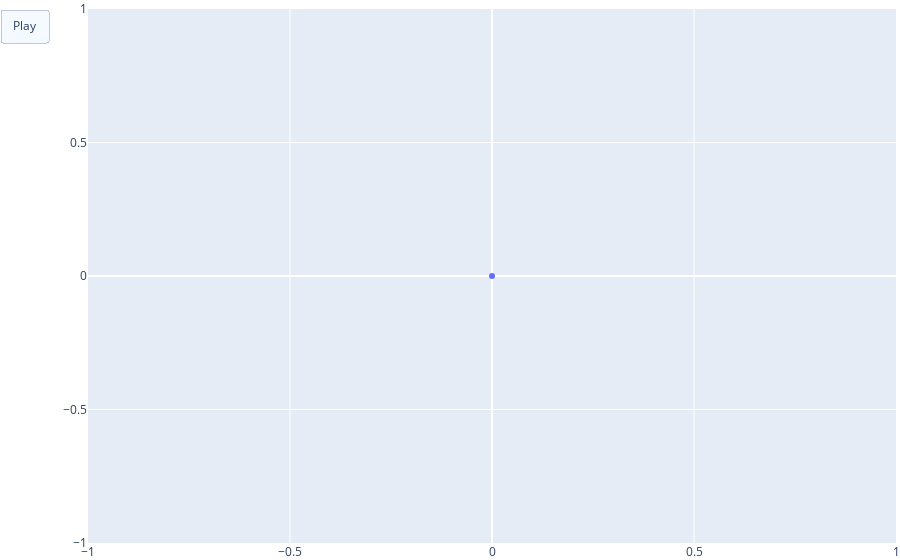

The code cell stored with this chart in its notebook:
### Code cell
fig = go.Figure(data=go.Scatter(x=[x[0]], y=[f(x[0])], mode='lines+markers',  name='f(x)=x<sup>2</sup>'),
                frames=frames,            layout=dict(legend_orientation="h",
                            legend=dict(x=.5, xanchor="center"),
                            updatemenus=[dict(type="buttons", buttons=[dict(label="Play", method="animate", args=[None])])],
                            margin=dict(l=0, r=0, t=0, b=0)))    

fig.show()

### Figure 1 — Plotly figure (JSON) as saved in the notebook; plotly's stock layout.template omitted (floating-point values rounded to 4 significant figures)
{"data": [{"mode": "lines+markers", "name": "f(x)=x<sup>2</sup>", "type": "scatter", "x": [0], "y": [0]}], "layout": {"legend": {"orientation": "h", "x": 0.5, "xanchor": "center"}, "margin": {"b": 0, "l": 0, "r": 0, "t": 0}, "updatemenus": [{"buttons": [{"args": [null], "label": "Play", "method": "animate"}], "type": "buttons"}]}}
